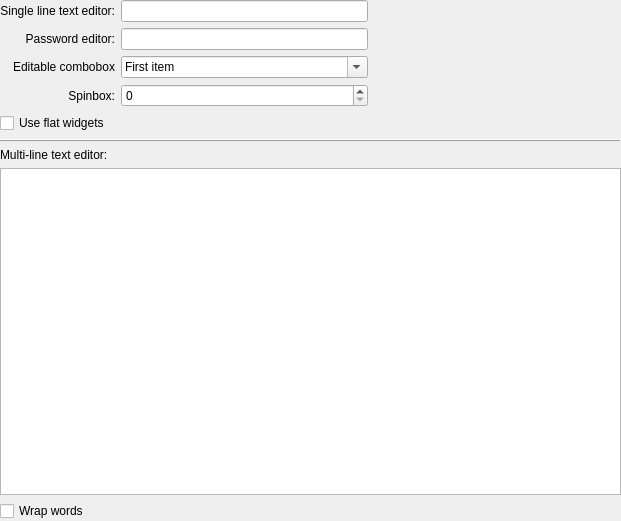
<?xml version="1.0" encoding="UTF-8"?>
<ui version="4.0">
 <class>InputDemoWidget</class>
 <widget class="QWidget" name="InputDemoWidget">
  <property name="geometry">
   <rect>
    <x>0</x>
    <y>0</y>
    <width>621</width>
    <height>521</height>
   </rect>
  </property>
  <layout class="QGridLayout" name="gridLayout">
   <property name="leftMargin">
    <number>0</number>
   </property>
   <property name="topMargin">
    <number>0</number>
   </property>
   <property name="rightMargin">
    <number>0</number>
   </property>
   <property name="bottomMargin">
    <number>0</number>
   </property>
   <item row="0" column="0">
    <widget class="QLabel" name="label">
     <property name="text">
      <string>Single line text editor:</string>
     </property>
     <property name="alignment">
      <set>Qt::AlignRight|Qt::AlignTrailing|Qt::AlignVCenter</set>
     </property>
     <property name="buddy">
      <cstring>klineedit</cstring>
     </property>
    </widget>
   </item>
   <item row="0" column="1">
    <widget class="KLineEdit" name="klineedit">
     <property name="text">
      <string/>
     </property>
     <property name="showClearButton" stdset="0">
      <bool>true</bool>
     </property>
    </widget>
   </item>
   <item row="0" column="2">
    <spacer name="horizontalSpacer">
     <property name="orientation">
      <enum>Qt::Horizontal</enum>
     </property>
     <property name="sizeHint" stdset="0">
      <size>
       <width>126</width>
       <height>21</height>
      </size>
     </property>
    </spacer>
   </item>
   <item row="1" column="0">
    <widget class="QLabel" name="label_2">
     <property name="text">
      <string>Password editor:</string>
     </property>
     <property name="alignment">
      <set>Qt::AlignRight|Qt::AlignTrailing|Qt::AlignVCenter</set>
     </property>
     <property name="buddy">
      <cstring>klineedit_2</cstring>
     </property>
    </widget>
   </item>
   <item row="1" column="1">
    <widget class="KLineEdit" name="klineedit_2">
     <property name="echoMode">
      <enum>QLineEdit::Password</enum>
     </property>
     <property name="showClearButton" stdset="0">
      <bool>true</bool>
     </property>
    </widget>
   </item>
   <item row="2" column="0">
    <widget class="QLabel" name="label_3">
     <property name="text">
      <string>Editable combobox</string>
     </property>
     <property name="alignment">
      <set>Qt::AlignRight|Qt::AlignTrailing|Qt::AlignVCenter</set>
     </property>
     <property name="buddy">
      <cstring>kcombobox</cstring>
     </property>
    </widget>
   </item>
   <item row="2" column="1">
    <widget class="KComboBox" name="kcombobox">
     <property name="editable">
      <bool>true</bool>
     </property>
     <item>
      <property name="text">
       <string>First item</string>
      </property>
     </item>
     <item>
      <property name="text">
       <string>Second item</string>
      </property>
     </item>
     <item>
      <property name="text">
       <string>Third item</string>
      </property>
     </item>
    </widget>
   </item>
   <item row="3" column="0">
    <widget class="QLabel" name="label_4">
     <property name="text">
      <string>Spinbox:</string>
     </property>
     <property name="alignment">
      <set>Qt::AlignRight|Qt::AlignTrailing|Qt::AlignVCenter</set>
     </property>
     <property name="buddy">
      <cstring>kintspinbox</cstring>
     </property>
    </widget>
   </item>
   <item row="5" column="0" colspan="3">
    <widget class="QFrame" name="frame">
     <property name="frameShape">
      <enum>QFrame::HLine</enum>
     </property>
     <property name="frameShadow">
      <enum>QFrame::Raised</enum>
     </property>
    </widget>
   </item>
   <item row="6" column="0">
    <widget class="QLabel" name="label_5">
     <property name="text">
      <string>Multi-line text editor:</string>
     </property>
    </widget>
   </item>
   <item row="8" column="0">
    <widget class="QCheckBox" name="wrapCheckBox">
     <property name="text">
      <string>Wrap words</string>
     </property>
    </widget>
   </item>
   <item row="4" column="0" colspan="2">
    <widget class="QCheckBox" name="flatCheckBox">
     <property name="text">
      <string>Use flat widgets</string>
     </property>
    </widget>
   </item>
   <item row="7" column="0" colspan="3">
    <widget class="QTextEdit" name="textedit"/>
   </item>
   <item row="3" column="1">
    <widget class="QSpinBox" name="kintspinbox"/>
   </item>
  </layout>
 </widget>
 <customwidgets>
  <customwidget>
   <class>KComboBox</class>
   <extends>QComboBox</extends>
   <header>kcombobox.h</header>
  </customwidget>
  <customwidget>
   <class>KLineEdit</class>
   <extends>QLineEdit</extends>
   <header>klineedit.h</header>
  </customwidget>
 </customwidgets>
 <tabstops>
  <tabstop>klineedit</tabstop>
  <tabstop>klineedit_2</tabstop>
  <tabstop>kcombobox</tabstop>
  <tabstop>kintspinbox</tabstop>
  <tabstop>flatCheckBox</tabstop>
  <tabstop>textedit</tabstop>
  <tabstop>wrapCheckBox</tabstop>
 </tabstops>
 <resources/>
 <connections/>
</ui>
